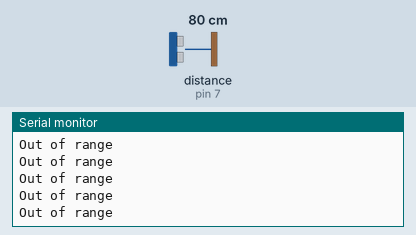
This sketch was run on a simulated Arduino Uno, built with avr-gcc and run on an emulated ATmega328P. Parts: the last lines printed to the serial monitor. Wiring (from diagram.json): ultrasonic range finder: trigger pin 6; echo pin 7. The inputs (shaded band) are chosen by the test bench; at power-on: distance to the obstacle (sensor on pin 7) 80 cm. The echo pulse lasts 58.3 µs per cm.

Above: at 1.2 s.
1.3 s: distance to the obstacle (sensor on pin 7) set to 2 cm
At 1.32 s:
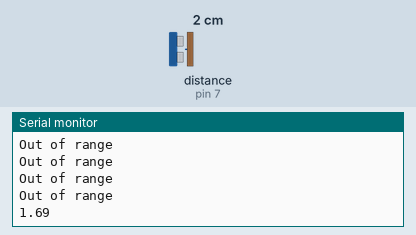
2.9 s: distance to the obstacle (sensor on pin 7) set to 4 cm
At 2.94 s:
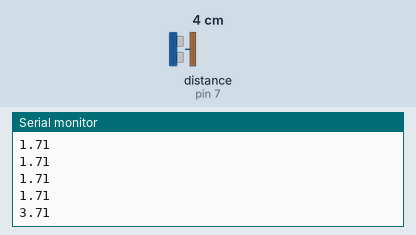
Timing chart, 0 to 5.9 s (numbered marks = the images above; inputs shaded):
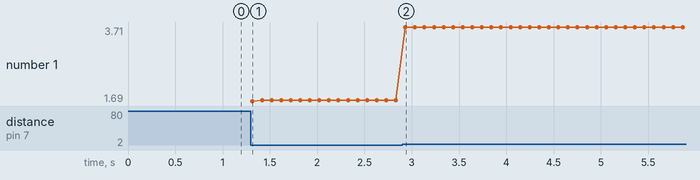

The sketch:

sketch.ino
```cpp
void setup() {
  Serial.begin(115200);
  pinMode(6, OUTPUT);
  pinMode(7, INPUT);
}
void loop() {
  digitalWrite(6, LOW);
  delayMicroseconds(2);
  digitalWrite(6, HIGH);
  delayMicroseconds(10);
  digitalWrite(6, LOW);
  unsigned long duration = pulseIn(7, HIGH, 1000);
  if (duration == 0) Serial.println("Out of range");
  else Serial.println(duration / 58.0);
  delay(100);
}
```

Measured:
- after the input at 1.3 s, the serial monitor: prints a new line at once (image 1)
- after the input at 2.9 s, the serial monitor: prints a new line at once (image 2)
- plotted number 1: 1.71 → 3.71 after the input at 2.9 s
